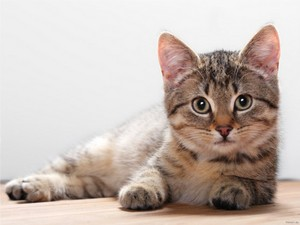
//> input picture opencv/opencv学习(二十四)之图像腐蚀膨胀/cat.jpg, 300 x 225 px
$ ./morphology   (built with g++ and OpenCV 4)
//> lines starting //> are read from the running program, lines starting //| are printed output that depends on the picture
#include <iostream>
#include <opencv2/core.hpp>
#include <opencv2/highgui.hpp>
#include <opencv2/imgproc.hpp>

using namespace std;
using namespace cv;

//定义全局变量
Mat g_srcImage;
Mat g_dilateImage;
Mat g_erodeImage;

//定义两个轨迹条属性
const int typeMaxValue = 2;         //膨胀腐蚀采用图形的类型
const int kernelSizeMaxVale = 21;   //采用kernel的尺寸最大值

int dilateTypeValue = 0;            //默认膨胀操作模板图像类型
int dilateSizeValue = 5;            //默认模板图像尺寸
int erodeTypeValue = 0;
int erodeSizeValue = 5;

//定义两个回调函数
void dilateFun(int, void*);         //膨胀回调函数
void erodeFun(int, void*);          //腐蚀回调函数

int main()
{
    g_srcImage = imread("cat.jpg");
//> g_srcImage is the input picture: 225 rows x 300 cols, CV_8UC3; mean B, G, R 177.2, 184.4, 197.4

    //判断图像是否打开成功
    if(g_srcImage.empty())
    {
        cout << "图像加载失败!" << endl;
        return -1;
    }
    else
        cout << "图像加载成功!" << endl << endl;
    namedWindow("原图像", WINDOW_AUTOSIZE);
    imshow("原图像",g_srcImage);

    //定义膨胀操作窗口属性及轨迹条性质
    namedWindow("图像膨胀", WINDOW_AUTOSIZE);
    namedWindow("图像腐蚀", WINDOW_AUTOSIZE);

    char typeName[20];
    sprintf(typeName, "模板类型 %d", typeMaxValue);

    char sizeName[20];
    sprintf(sizeName, "模板尺寸 %d", kernelSizeMaxVale);

    //创建膨胀轨迹条
    createTrackbar(typeName, "图像膨胀", &dilateTypeValue, typeMaxValue, dilateFun);
    createTrackbar(sizeName, "图像膨胀", &dilateSizeValue, kernelSizeMaxVale, dilateFun);
    dilateFun(dilateTypeValue, 0);
    dilateFun(dilateSizeValue, 0);

    //创建腐蚀轨迹条
    createTrackbar(typeName, "图像腐蚀", &erodeTypeValue, typeMaxValue, erodeFun);
    createTrackbar(sizeName, "图像腐蚀", &erodeSizeValue, kernelSizeMaxVale, erodeFun);
    erodeFun(erodeTypeValue, 0);
    erodeFun(erodeSizeValue, 0);

    waitKey(0);

    return 0;
}

//膨胀回调函数
void dilateFun(int, void*)
{
    //确定模板图像类型
    int dilate_type;
    if(dilateTypeValue == 0)
        dilate_type = MORPH_RECT;
    else if (dilateTypeValue == 1)
        dilate_type = MORPH_CROSS;
    else
        dilate_type = MORPH_ELLIPSE;

    Mat element = getStructuringElement(dilate_type, Size(2*dilateSizeValue + 1, 2*dilateSizeValue + 1));
    dilate(g_srcImage, g_dilateImage, element);     //膨胀操作
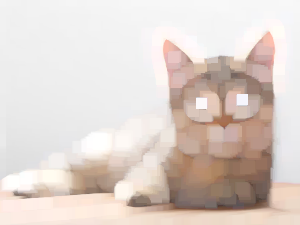
//> g_dilateImage: 225 rows x 300 cols, CV_8UC3; mean B, G, R 204.6, 211, 222.6
    imshow("图像膨胀", g_dilateImage);

}

//腐蚀回调函数
void erodeFun(int, void*)
{
    //确定模板图像类型
    int erode_type;
    if(erodeTypeValue == 0)
        erode_type = MORPH_RECT;
    else if (erodeTypeValue == 1)
        erode_type = MORPH_CROSS;
    else
        erode_type = MORPH_ELLIPSE;

    Mat element = getStructuringElement(erode_type, Size(2*erodeSizeValue + 1, 2*erodeSizeValue + 1));
    erode(g_srcImage, g_erodeImage, element);     //腐蚀操作
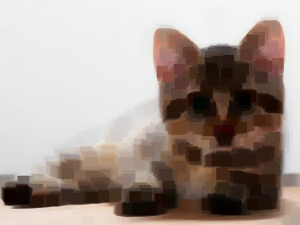
//> g_erodeImage: 225 rows x 300 cols, CV_8UC3; mean B, G, R 145.3, 152.4, 165.7
    imshow("图像腐蚀", g_erodeImage);
}
